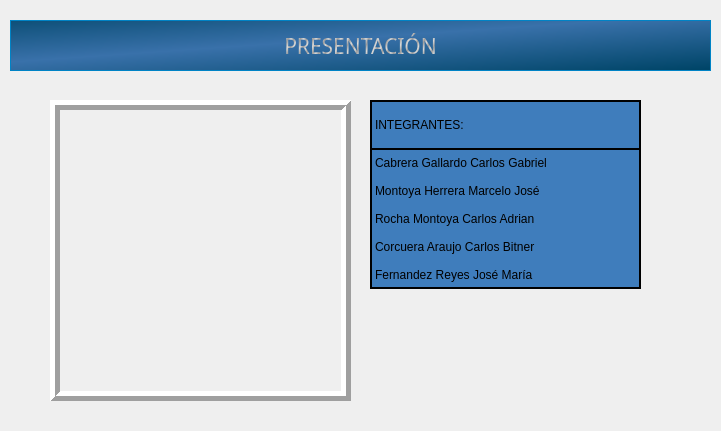
   <widget class="QWidget" name="home_widget" native="true">
    <property name="geometry">
     <rect>
      <x>52</x>
      <y>102</y>
      <width>721</width>
      <height>431</height>
     </rect>
    </property>
    <property name="styleSheet">
     <string notr="true">#logo_mecatronica{
border-color: rgb(122, 122, 122);

}
#label_list{
	
	
	background-color: rgb(63, 125, 188);
}

#label_int{
	background-color: rgb(63, 125, 188);
}
</string>
    </property>
    <widget class="QLabel" name="label_28">
     <property name="geometry">
      <rect>
       <x>10</x>
       <y>20</y>
       <width>701</width>
       <height>51</height>
      </rect>
     </property>
     <property name="font">
      <font>
       <family>ISOCPEUR</family>
       <pointsize>16</pointsize>
       <weight>50</weight>
       <italic>false</italic>
       <bold>false</bold>
       <underline>false</underline>
       <kerning>true</kerning>
      </font>
     </property>
     <property name="styleSheet">
      <string notr="true">color: qlineargradient(spread:reflect, x1:0.334818, y1:0.278, x2:0.602273, y2:0.574, stop:0 rgba(217, 217, 217, 255), stop:1 rgba(156, 156, 156, 255));
background-color:qlineargradient(spread:reflect, x1:1, y1:1, x2:0.438, y2:0.409, stop:0.0454545 rgba(0, 69, 104, 255), stop:1 rgba(57, 113, 170, 255));
border: 1px solid rgb(0, 131, 197);

</string>
     </property>
     <property name="text">
      <string>PRESENTACIÓN</string>
     </property>
     <property name="textFormat">
      <enum>Qt::AutoText</enum>
     </property>
     <property name="alignment">
      <set>Qt::AlignCenter</set>
     </property>
     <property name="indent">
      <number>-1</number>
     </property>
    </widget>
    <widget class="QLabel" name="label_29">
     <property name="geometry">
      <rect>
       <x>53</x>
       <y>70</y>
       <width>341</width>
       <height>221</height>
      </rect>
     </property>
     <property name="text">
      <string/>
     </property>
    </widget>
    <widget class="QLabel" name="label_int">
     <property name="geometry">
      <rect>
       <x>370</x>
       <y>100</y>
       <width>271</width>
       <height>51</height>
      </rect>
     </property>
     <property name="frameShape">
      <enum>QFrame::Box</enum>
     </property>
     <property name="lineWidth">
      <number>2</number>
     </property>
     <property name="text">
      <string>INTEGRANTES:</string>
     </property>
     <property name="textFormat">
      <enum>Qt::RichText</enum>
     </property>
    </widget>
    <widget class="QLabel" name="logo_mecatronica">
     <property name="geometry">
      <rect>
       <x>50</x>
       <y>100</y>
       <width>301</width>
       <height>301</height>
      </rect>
     </property>
     <property name="frameShape">
      <enum>QFrame::Box</enum>
     </property>
     <property name="frameShadow">
      <enum>QFrame::Raised</enum>
     </property>
     <property name="lineWidth">
      <number>5</number>
     </property>
     <property name="text">
      <string/>
     </property>
     <property name="pixmap">
      <pixmap>logo_UNT.png</pixmap>
     </property>
     <property name="scaledContents">
      <bool>true</bool>
     </property>
    </widget>
    <widget class="QLabel" name="label_list">
     <property name="geometry">
      <rect>
       <x>370</x>
       <y>148</y>
       <width>271</width>
       <height>141</height>
      </rect>
     </property>
     <property name="frameShape">
      <enum>QFrame::Box</enum>
     </property>
     <property name="lineWidth">
      <number>2</number>
     </property>
     <property name="text">
      <string>Cabrera Gallardo Carlos Gabriel

Montoya Herrera Marcelo José

Rocha Montoya Carlos Adrian

Corcuera Araujo Carlos Bitner

Fernandez Reyes José María</string>
     </property>
     <property name="textFormat">
      <enum>Qt::PlainText</enum>
     </property>
    </widget>
   </widget>
